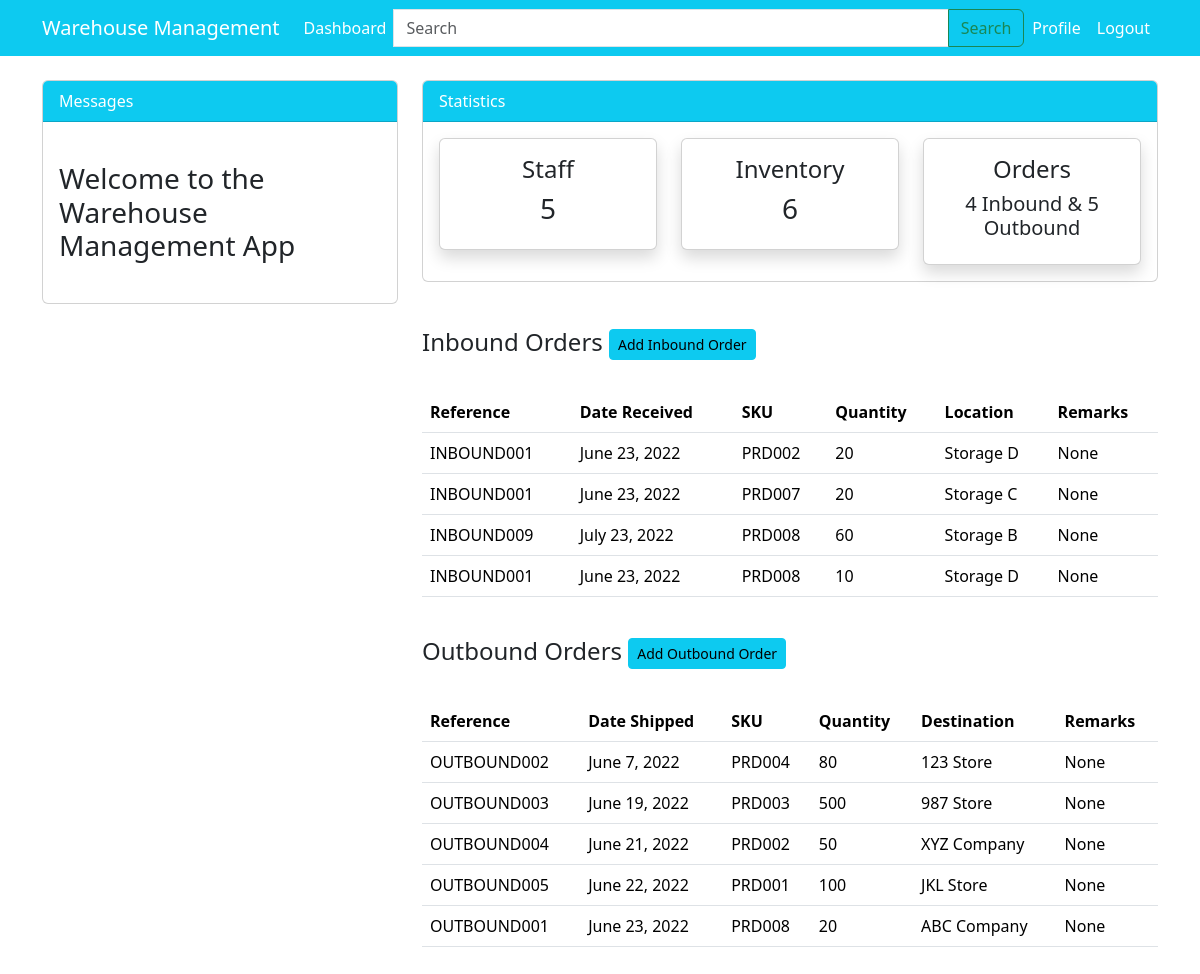
/order/ (signed in), run on the app's committed database.
### main_page/models.py (models this page shows, shortened)
class inbound_order(models.Model):
    reference = models.CharField(max_length=50,null=True)
    quantity = models.PositiveSmallIntegerField(null=True)
    date = models.DateField(null=True)
    sku = models.CharField(max_length=50,null=True)
    location = models.CharField(max_length=50,null=True)
    remarks = models.CharField(max_length=100,null=True,blank=True)
    class Meta:
        verbose_name_plural = "Inbound Orders"

class outbound_order(models.Model):
    reference = models.CharField(max_length=50,null=True)
    quantity = models.PositiveSmallIntegerField(null=True)
    date = models.DateField(null = True)
    destination = models.CharField(max_length=50,null=True)
    remarks = models.CharField(max_length=100,null=True,blank=True)
    sku = models.CharField(max_length=50,null=True)
    class Meta:
        verbose_name_plural = "Outbound Orders"

### main_page/views.py (the view)
# urls.py: path("order/",views.order, name ="main_page-order"),
@login_required
def order(request):
    inbounds = inbound_order.objects.all()
    outbounds = outbound_order.objects.all()
    employee_count = User.objects.all().count()
    items_count= Product.objects.all().count()
    inbounds_count = inbounds.count()
    outbounds_count = outbounds.count()
    context ={
        "inbounds": inbounds,
        "outbounds": outbounds,
        "employee_count": employee_count,
        "items_count": items_count,
        "inbounds_count": inbounds_count,
        "outbounds_count": outbounds_count,
    }
    return render(request,"main_page_templates/order.html",context)

### templates/main_page_templates/order.html (shortened to what this page needs)
{% extends "partials/base.html" %}
{% block content%}
    {% include "partials/topnav.html" %}
    <div class="container">
        <div class="row my-4">
            <div class="col-md-4">
            </div>
            <div class="col-md-8">
                <h4 class="col-md-8">Inbound Orders     <a class="btn btn-info btn-sm" href="{% url "main_page-inbound" %}">Add Inbound Order</a></h4>
            </div>
        </div>
    </div>
    <div class="container">
        <div class="row my-4">
            <div class="col-md-4">
            </div>
            <div class="col-md-8">
                <table class="table bg-white">
                    <thead class="bg-info">
                        <tr class="text-white">
                            <th scope="col">Reference</th>
                            <th scope="col">Date Received</th>
                            <th scope="col">SKU</th>
                            <th scope="col">Quantity</th>
                            <th scope="col">Location</th>
                            <th scope="col">Remarks</th>
                        </tr>
                    </thead>
                    <tbody>
                        {% for inbound in inbounds %}
                        <tr>
                            <td>{{ inbound.reference }}</td>
                            <td>{{ inbound.date }}</td>
                            <td>{{ inbound.sku }}</td>
                            <td>{{ inbound.quantity }}</td>
                            <td>{{ inbound.location }}</td>
                            <td>{{ inbound.remarks }}</td>
                        </tr>
                        {% endfor %}
                    </tbody>
                </table>
            </div>
        </div>
    </div>
    <div class="container">
        <div class="row my-4">
            <div class="col-md-4">
            </div>
            <div class="col-md-8">
                <h4 class="col-md-8">Outbound Orders     <a class="btn btn-info btn-sm" href="{% url "main_page-outbound" %}">Add Outbound Order</a></h4>
            </div>
        </div>
    </div>
    <div class="container">
        <div class="row my-4">
            <div class="col-md-4">
            </div>
            <div class="col-md-8">
                <table class="table bg-white">
                    <thead class="bg-info">
                        <tr class="text-white">
                            <th scope="col">Reference</th>
                            <th scope="col">Date Shipped</th>
                            <th scope="col">SKU</th>
                            <th scope="col">Quantity</th>
                            <th scope="col">Destination</th>
                            <th scope="col">Remarks</th>
                        </tr>
                    </thead>
                    <tbody>
                        {% for outbound in outbounds %}
                        <tr>
                            <td>{{ outbound.reference }}</td>
                            <td>{{ outbound.date }}</td>
                            <td>{{ outbound.sku }}</td>
                            <td>{{ outbound.quantity }}</td>
                            <td>{{ outbound.destination }}</td>
                            <td>{{ outbound.remarks }}</td>
                        </tr>
                        {% endfor %}
                    </tbody>
                </table>
            </div>
        </div>
    </div>
{%endblock %}

### static/style.css (style rules this page uses)
body { background: rgb(230, 227, 227); }

### data on the page
inbound_order: reference "INBOUND001", date "June 23, 2022", sku "PRD002", quantity "20", location "Storage D", remarks "None"
inbound_order: reference "INBOUND001", date "June 23, 2022", sku "PRD007", quantity "20", location "Storage C", remarks "None"
inbound_order: reference "INBOUND009", date "July 23, 2022", sku "PRD008", quantity "60", location "Storage B", remarks "None"
inbound_order: reference "INBOUND001", date "June 23, 2022", sku "PRD008", quantity "10", location "Storage D", remarks "None"
outbound_order: reference "OUTBOUND002", date "June 7, 2022", sku "PRD004", quantity "80", destination "123 Store", remarks "None"
outbound_order: reference "OUTBOUND003", date "June 19, 2022", sku "PRD003", quantity "500", destination "987 Store", remarks "None"
outbound_order: reference "OUTBOUND004", date "June 21, 2022", sku "PRD002", quantity "50", destination "XYZ Company", remarks "None"
outbound_order: reference "OUTBOUND005", date "June 22, 2022", sku "PRD001", quantity "100", destination "JKL Store", remarks "None"
outbound_order: reference "OUTBOUND001", date "June 23, 2022", sku "PRD008", quantity "20", destination "ABC Company", remarks "None"

### other printed values
{{ employee_count }} "5"
{{ items_count }} "6"
{{ inbounds_count }} "4"
{{ outbounds_count }} "5"
